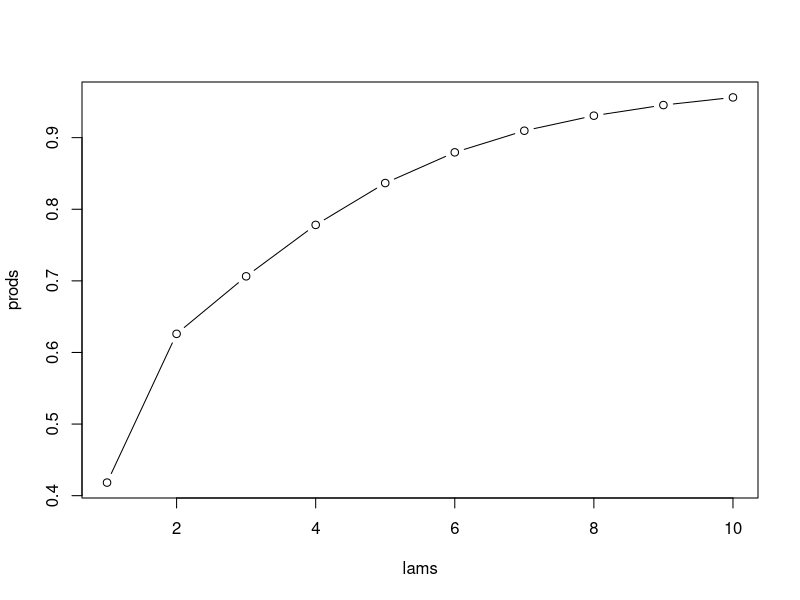

Write R code to recreate this figure.
power_iteration = function(A, v0, eps = 1e-6, maxiter=100) {
    
    # Please implement the function power_iteration that takes in the matrix X
    # and initial vector v0 and returns the eigenvector.
    
   for (i in seq(1,maxiter)) {
       if (i == 1) {
           last_c = v0
           c = A %*% v0
       }
       
       else {
           last_c = c
           c = A %*% last_c
       }
       
       c = c / norm(c,'2')
       err = sum((c - last_c)^2)
       
       if(err < eps | i == maxiter){
           return(c)
           break
       }
       
   } 
    
}


set.seed(5)
E = matrix(rnorm(100), 10, 10)
v = c(1, rep(0, 9))
v
E
lams = 1:10
prods = c()
for (lambda in lams) {
  X = lambda*outer(v, v) + E
  print(X)
  v0 = rep(1, nrow(E))
  v0 = v0/sqrt(sum(v0^2))
  vv = power_iteration(X, v0)
  prods = c(prods, abs(v %*% vv))
}
plot(lams, prods, "b")




